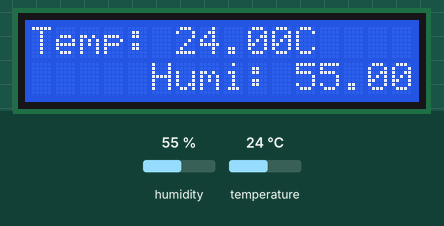
Simulated run of this sketch. Board: ESP8266 (NodeMCU). Parts: 16×2 character LCD. The inputs (shaded band) are chosen by the test bench; at power-on: humidity 55 %, temperature 24 °C.

Above: at 1.2 s.
1.3 s: humidity set to 22 %
At 2.5 s:
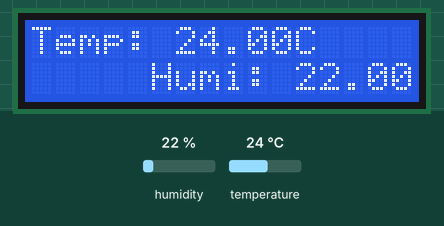
4.1 s: temperature set to 12 °C
At 5.5 s:
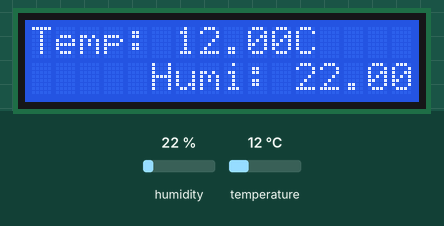
6.9 s: humidity set to 40 %
At 9.0 s:
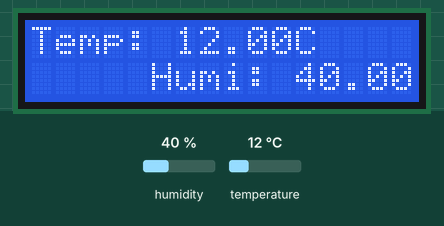
9.8 s: temperature set to 19 °C
At 10.8 s:
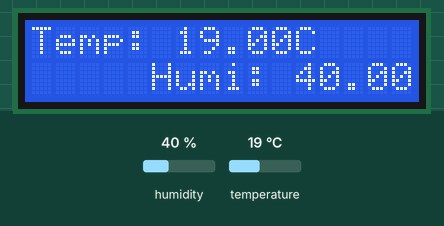
Timing chart, 0 to 12.8 s (numbered marks = the images above; inputs shaded):
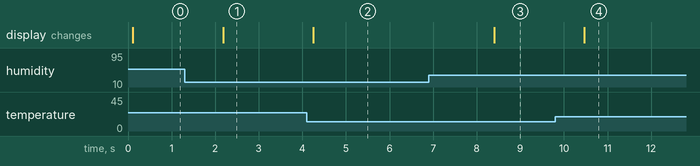

Measured:
- after the input at 1.3 s, the display: changes after 0.88 s (image 1)
- after the input at 4.1 s, the display: changes after 0.15 s (image 2)
- after the input at 6.9 s, the display: changes after 1.5 s (image 3)
- after the input at 9.8 s, the display: changes after 0.67 s (image 4)

The sketch:

sketch_oct18c.ino
```cpp
#include <Adafruit_Sensor.h>
#include <DHT.h>
#include <Wire.h>
#include <LiquidCrystal_I2C.h>

float temperature;
float humidity;
DHT dht14(D4,DHT11);

LiquidCrystal_I2C lcd(0x27,16,2);

// ฟังก์ชัน setup()
void setup() {
  // ตั้งค่าพอร์ตการสื่อสาร Serial
  Serial.begin(9600);

  // กำหนดค่า LCD
  lcd.begin();

  // เริ่มต้นทำงาน Sensor
  dht14.begin();

  // ตั้งค่าตำแหน่งเคอร์เซอร์
  lcd.setCursor(0, 0);

}

// ฟังก์ชัน loop()
void loop() {

  humidity = (dht14.readHumidity());
  temperature = (dht14.readTemperature( ));

  // ตรวจสอบค่าอุณหภูมิและความชื้น
  if (isnan(temperature) || isnan(humidity)) {
    // ค่าผิดพลาด
    lcd.print("Err");
  } else {
    // ค่าถูกต้อง

    // พิมพ์ค่าอุณหภูมิ
    lcd.setCursor(0, 0);
    lcd.print("Temp: ");
    lcd.print(temperature);
    lcd.print("C");

    // พิมพ์ค่าความชื้น
    lcd.setCursor(5, 1);
    lcd.print("Humi: ");
    lcd.print(humidity);
    lcd.print(" %");
  }

  // หน่วงเวลา 1 วินาที
  delay(1000);
}
```
